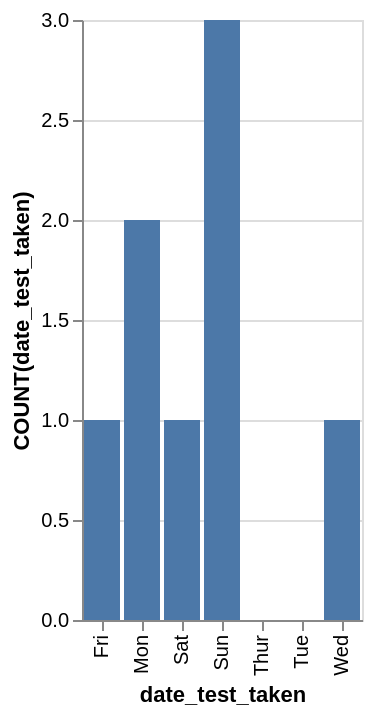

The Vega-Lite source for this figure:
### Vega-Lite specification from a JSON file in a GitHub repository (floating-point values rounded to 4 significant figures)
{"data": {"values": [{"x_data": "Mon", "y_data": 2}, {"x_data": "Tue", "y_data": 0}, {"x_data": "Wed", "y_data": 1}, {"x_data": "Thur", "y_data": 0}, {"x_data": "Fri", "y_data": 1}, {"x_data": "Sat", "y_data": 1}, {"x_data": "Sun", "y_data": 3}]}, "mark": "bar", "encoding": {"x": {"field": "x_data", "type": "nominal", "title": "date_test_taken", "sort": "ascending"}, "y": {"field": "y_data", "type": "quantitative", "title": "COUNT(date_test_taken)"}}}
